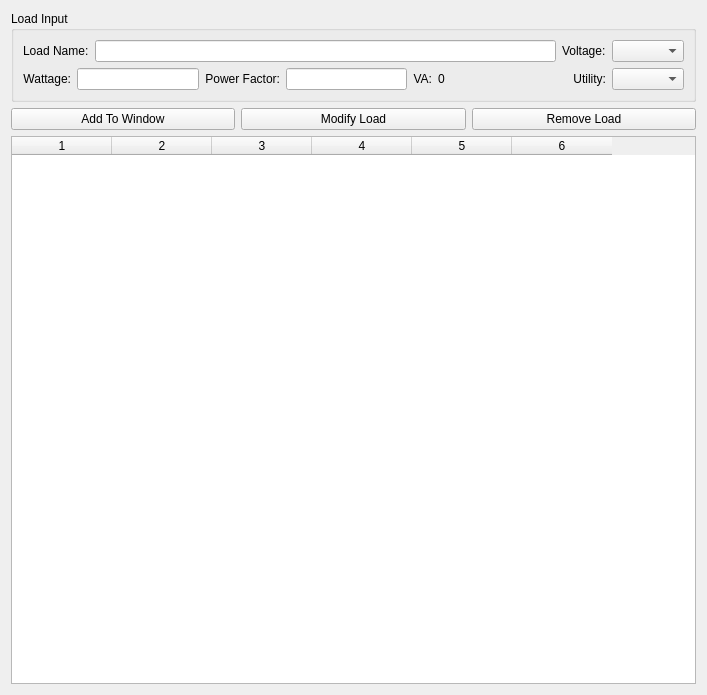
<?xml version="1.0" encoding="UTF-8"?>
<ui version="4.0">
 <class>LoadInput</class>
 <widget class="QWidget" name="LoadInput">
  <property name="geometry">
   <rect>
    <x>0</x>
    <y>0</y>
    <width>707</width>
    <height>695</height>
   </rect>
  </property>
  <property name="windowTitle">
   <string>Form</string>
  </property>
  <layout class="QGridLayout" name="gridLayout">
   <item row="0" column="0">
    <widget class="QGroupBox" name="groupBox_UserInput">
     <property name="title">
      <string>Load Input</string>
     </property>
     <layout class="QVBoxLayout" name="verticalLayout">
      <item>
       <layout class="QHBoxLayout" name="GroupBoxLayOut_top_hoz">
        <item>
         <widget class="QLabel" name="Text_Load_Name">
          <property name="text">
           <string>Load Name:</string>
          </property>
         </widget>
        </item>
        <item>
         <widget class="QLineEdit" name="UserInput_Load_Name"/>
        </item>
        <item>
         <widget class="QLabel" name="Text_Voltage">
          <property name="text">
           <string>Voltage:</string>
          </property>
         </widget>
        </item>
        <item>
         <widget class="QComboBox" name="comboBox_Voltage"/>
        </item>
       </layout>
      </item>
      <item>
       <layout class="QHBoxLayout" name="GroupBoxLayOut_bottom_hoz">
        <item>
         <widget class="QLabel" name="Text_Wattage">
          <property name="text">
           <string>Wattage:</string>
          </property>
          <property name="alignment">
           <set>Qt::AlignRight|Qt::AlignTrailing|Qt::AlignVCenter</set>
          </property>
         </widget>
        </item>
        <item>
         <widget class="QLineEdit" name="UserInput_Wattage"/>
        </item>
        <item>
         <widget class="QLabel" name="Text_Power_Factor">
          <property name="text">
           <string>Power Factor:</string>
          </property>
          <property name="alignment">
           <set>Qt::AlignRight|Qt::AlignTrailing|Qt::AlignVCenter</set>
          </property>
         </widget>
        </item>
        <item>
         <widget class="QLineEdit" name="UserInput_Power_Factor"/>
        </item>
        <item>
         <widget class="QLabel" name="Text_VA">
          <property name="text">
           <string>VA:</string>
          </property>
          <property name="alignment">
           <set>Qt::AlignRight|Qt::AlignTrailing|Qt::AlignVCenter</set>
          </property>
         </widget>
        </item>
        <item>
         <widget class="QLabel" name="Text_VA_RESULTS">
          <property name="text">
           <string>0</string>
          </property>
         </widget>
        </item>
        <item>
         <spacer name="horizontalSpacer">
          <property name="orientation">
           <enum>Qt::Horizontal</enum>
          </property>
          <property name="sizeHint" stdset="0">
           <size>
            <width>40</width>
            <height>20</height>
           </size>
          </property>
         </spacer>
        </item>
        <item>
         <widget class="QLabel" name="Text_Utility">
          <property name="text">
           <string>Utility:</string>
          </property>
          <property name="alignment">
           <set>Qt::AlignRight|Qt::AlignTrailing|Qt::AlignVCenter</set>
          </property>
         </widget>
        </item>
        <item>
         <widget class="QComboBox" name="comboBox_Utility"/>
        </item>
       </layout>
      </item>
     </layout>
    </widget>
   </item>
   <item row="2" column="0">
    <layout class="QHBoxLayout" name="Middle_LayOut_hoz">
     <item>
      <widget class="QTableWidget" name="tableWidget">
       <property name="editTriggers">
        <set>QAbstractItemView::NoEditTriggers</set>
       </property>
       <property name="selectionBehavior">
        <enum>QAbstractItemView::SelectRows</enum>
       </property>
       <property name="columnCount">
        <number>6</number>
       </property>
       <column/>
       <column/>
       <column/>
       <column/>
       <column/>
       <column/>
      </widget>
     </item>
    </layout>
   </item>
   <item row="1" column="0">
    <layout class="QHBoxLayout" name="Top2_LayOut_hoz">
     <item>
      <widget class="QPushButton" name="Button_Add_To_Window">
       <property name="text">
        <string>Add To Window</string>
       </property>
      </widget>
     </item>
     <item>
      <widget class="QPushButton" name="Button_Modify_Load">
       <property name="text">
        <string>Modify Load</string>
       </property>
      </widget>
     </item>
     <item>
      <widget class="QPushButton" name="Button_Remove_Load">
       <property name="text">
        <string>Remove Load</string>
       </property>
      </widget>
     </item>
    </layout>
   </item>
  </layout>
 </widget>
 <tabstops>
  <tabstop>UserInput_Load_Name</tabstop>
  <tabstop>UserInput_Wattage</tabstop>
  <tabstop>UserInput_Power_Factor</tabstop>
  <tabstop>tableWidget</tabstop>
  <tabstop>Button_Add_To_Window</tabstop>
  <tabstop>Button_Modify_Load</tabstop>
  <tabstop>Button_Remove_Load</tabstop>
 </tabstops>
 <resources/>
 <connections/>
</ui>
